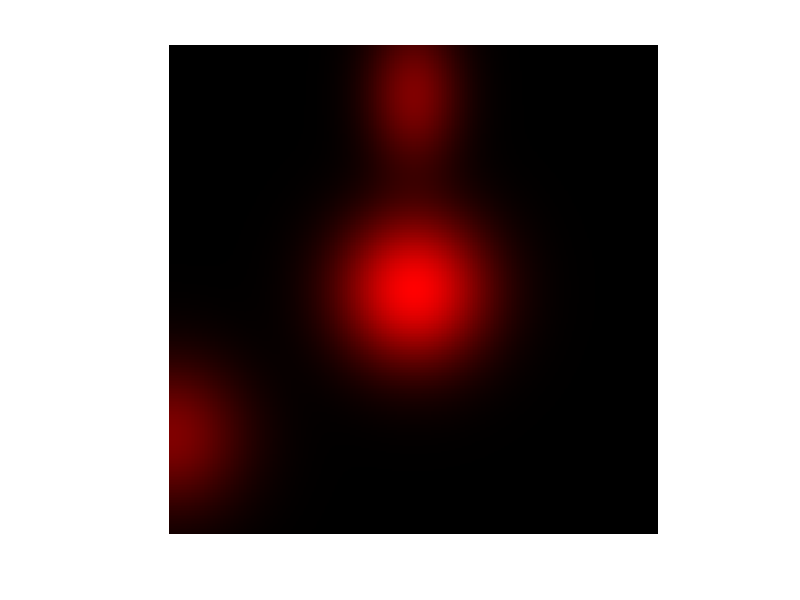

Reproduce this figure in MATLAB.
clc;

%Basic way to generate image files with the pixel values varying as 
% mixture of gaussians

% user input grid size and dimension
cs = 0.1; %meters
xlb_center = [-15,-15]; % lower bound of cell center
xub_center = [ 15, 15]; % upper bound of cell center

% user input gaussian hills
idx_g=0;
gauss_sigma = zeros([2,2,1]);

idx_g = idx_g+1;
gauss_mu(idx_g,:) = [ 0, 0];
gauss_sigma(1:2,1:2,idx_g) = diag([10,10]);
height(idx_g) = 2; % meters

idx_g = idx_g+1;
gauss_mu(idx_g,:) = [ -15, -9];
gauss_sigma(1:2,1:2,idx_g) = diag([10,10]);
height(idx_g) = 1; % meters

idx_g = idx_g+1;
gauss_mu(idx_g,:) = [ 0, 12];
gauss_sigma(1:2,1:2,idx_g) = diag([4,10]);
height(idx_g) = 1; % meters

%% height channel

xlb = xlb_center -cs/2; %lower bound of the grid
xub = xub_center +cs/2; %lower bound of the grid
ds = xub - xlb;    %dimension size
gs = round(ds/cs); %grid size

n = size(gauss_mu,1);
img = zeros([gs,3]);

for idx_x = 1:gs(1)
   for idx_y = 1:gs(2)
       xy = xlb_center + ([idx_x, idx_y] - 1)*cs;
       X = repmat(xy,[n,1]);
       for idx_g = 1:n
           h = height(idx_g)*exp(-0.5*(xy - gauss_mu(idx_g,:))/gauss_sigma(:,:,idx_g)*(xy - gauss_mu(idx_g,:))');
           img(idx_y,idx_x,1) = img(idx_y,idx_x,1) + h;
       end
   end
end
hmax = max(img(:));
img = img/hmax; %normalize the image
%% traversibility channel

% for idx_x = 1:gs(1)
%    for idx_y = 1:gs(2)
%      img(idx_y,idx_x,2) = img(idx_y,idx_x,1) + h;
%    end
% end

%% display image and write to file
imshow(flipud(img));
imwrite(img,'terrain.ppm');

%% write the .tmap file

hscale = hmax/255;
tscale = 0.1;

fid = fopen('terrain.tmap','w');
fprintf(fid,'# Data that makes a terrain map\n');
fprintf(fid,'#   image: image file location relative to this file(R: height, G: traversibility)\n');
fprintf(fid,'#   cellsize: in meters along x and y direction\n');
fprintf(fid,'#   hscale: height = hscale*pixel value\n');
fprintf(fid,'#   tscale: traversibility = tscale*pixel value\n');
fprintf(fid,'image = terrain.ppm\n');
fprintf(fid,'cellsize= %f,%f\n',cs,cs);
fprintf(fid,'hscale= %f\n', hscale);
fprintf(fid,'tscale= %f\n', tscale);

